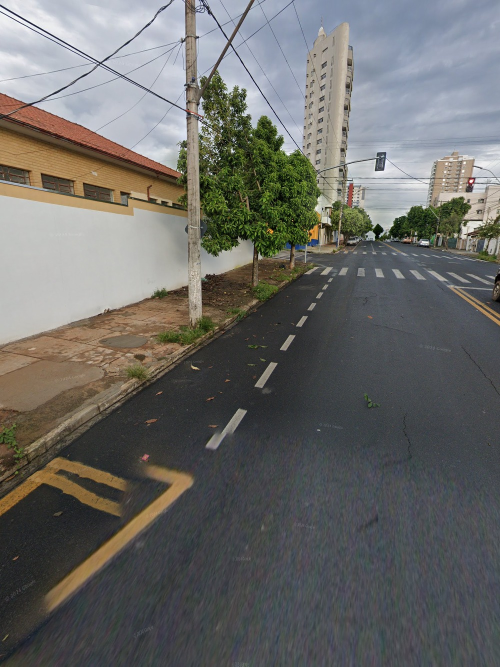
#> input picture TESTE.jpg, 1000 x 1333 px (shown at 1/2 size); its folder holds only this picture in this run
$ python -i link_cleanup.py   (imports and definitions only)
#> lines starting #> are read from the running program, lines starting #| are printed output that depends on the picture; after the words box and inside, x2 and y2 are one past the last pixel; in counts of white or black regions, pixels touching at a corner belong together
# -*- coding: utf-8 -*-
import numpy as np
import cv2
from PIL import Image
import glob

def text_mask(arr, sigma, lo, hi, min_w, max_w, min_h, max_h, close_w, close_h):
    gray = cv2.cvtColor(arr, cv2.COLOR_RGB2GRAY).astype(np.float32)
    blurred = cv2.GaussianBlur(gray, (0,0), sigmaX=sigma)
    diff = gray - blurred
    mask = ((diff > lo) & (diff < hi)).astype(np.uint8)*255
    mask = cv2.morphologyEx(mask, cv2.MORPH_CLOSE, cv2.getStructuringElement(cv2.MORPH_ELLIPSE, (close_w, close_h)))
    n, labels, stats, _ = cv2.connectedComponentsWithStats(mask, connectivity=8)
    out = np.zeros_like(mask)
    for i in range(1, n):
        x,y,cw,ch,area = stats[i]
        if min_w < cw < max_w and min_h < ch < max_h and cw > ch*1.3:
            out[labels==i] = 255
    return out

def remove_watermark_v3(arr, extra_boxes=None):
    h, w = arr.shape[:2]
    scale = w/1000.0
    m1 = text_mask(arr, 5,  1.5, 18, int(18*scale), int(200*scale), int(4*scale), int(30*scale), max(1,int(28*scale)), max(1,int(6*scale)))
    m2 = text_mask(arr, 10, 1.2, 26, int(25*scale), int(300*scale), int(5*scale), int(48*scale), max(1,int(45*scale)), max(1,int(9*scale)))
    combined = cv2.bitwise_or(m1, m2)
    if extra_boxes:
        for (bx0,by0,bx1,by1) in extra_boxes:
            combined[by0:by1, bx0:bx1] = 255
    combined = cv2.dilate(combined, cv2.getStructuringElement(cv2.MORPH_ELLIPSE, (max(1,int(5*scale)), max(1,int(5*scale)))))
    n_hits = int((combined>0).sum())
    bgr = cv2.cvtColor(arr, cv2.COLOR_RGB2BGR)
    inpainted = cv2.inpaint(bgr, combined, 4, cv2.INPAINT_TELEA)
    return cv2.cvtColor(inpainted, cv2.COLOR_BGR2RGB), n_hits, combined

# manual boxes only for the 2 known real leftover issues (L6 POI icons, L9 strong corner watermark)
MANUAL_BOXES = {
    "L6": [(455, 930, 520, 985), (860, 1000, 940, 1060)],  # 2 blue POI icons, approx
    "L9": [(620, 0, 1000, 90)],  # strong readable corner watermark
}

# [14 lines not run here, left out]

>>> import cv2
>>> picture = cv2.cvtColor(cv2.imread('../TESTE.jpg'), cv2.COLOR_BGR2RGB)
>>> result = remove_watermark_v3(picture)
#> in text_mask, `diff = gray - blurred`:
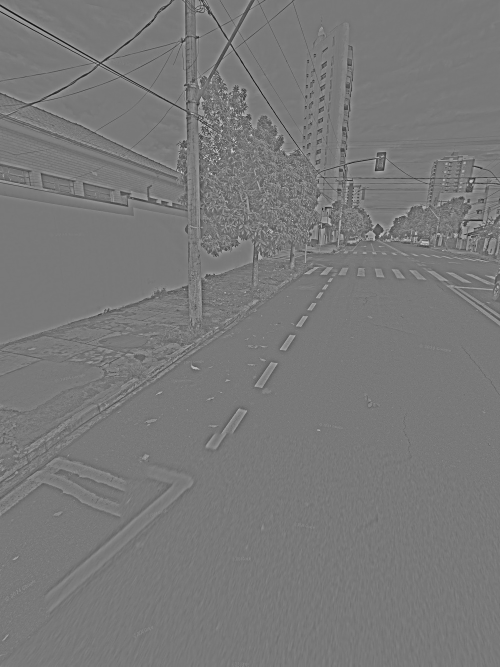
#> diff: shape (1333, 1000) float32 (shown at 1/2 size); min -176, max 195, mean 0; drawn with min black and max white
#> in text_mask, `mask = ((diff > lo) & (diff < hi)).astype(np.uint8)*255`:
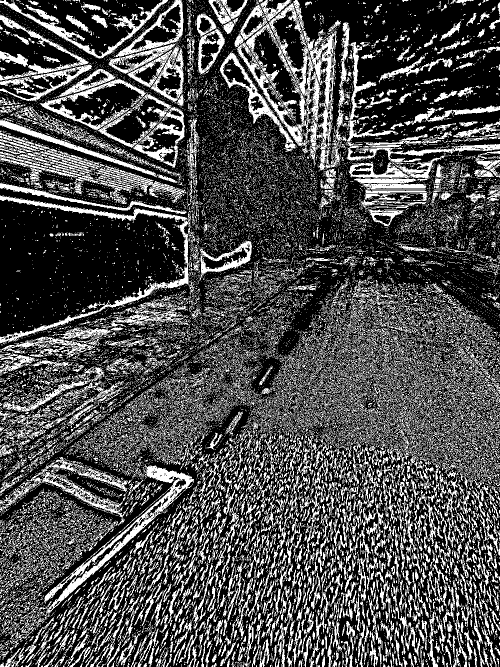
#> mask: shape (1333, 1000) (shown at 1/2 size); 30.3% white; 23757 white regions (21279 under 20 px), largest, box (x1, y1, x2, y2) and area: (474, 0, 674, 341) 16102, (88, 929, 388, 1234) 8261, (0, 391, 382, 689) 7420
#> in text_mask, `mask = cv2.morphologyEx(mask, cv2.MORPH_CLOSE, cv2.getStructuringEleme..`: mask: shape (1333, 1000); 87.4% white; 125 black regions, largest, box (x1, y1, x2, y2) and area: (0, 402, 369, 673) 60965, (596, 0, 1000, 95) 20451, (739, 102, 1000, 195) 9917
#> in text_mask, `n, labels, stats, _ = cv2.connectedComponentsWithStats(mask, connectiv..`:
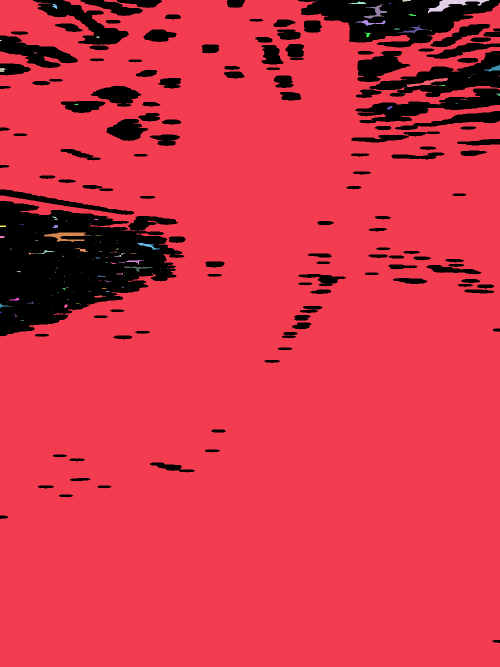
#> labels: shape (1333, 1000) int32 (shown at 1/2 size); 127 distinct labels, from 0 to 126; one colour per label, 0 black
#> in text_mask, `n, labels, stats, _ = cv2.connectedComponentsWithStats(mask, connectiv..`: n = 127; stats = 127 rows, first 6: [0, 0, 1000, 1286, 167336], [0, 0, 1000, 1333, 1160230], [635, 0, 1, 1, 1], [805, 0, 17, 4, 43], [856, 0, 122, 27, 1006], [697, 3, 35, 5, 96]
#> the loop in text_mask, `for i in range(1, n):` made 126 passes
#> (x, y, cw, ch, area) on passes 1, 3, 4, 5, 8, 9, 12, 13, 14, 15, 17, 21: (0, 0, 1000, 1333, 1160230), (805, 0, 17, 4, 43), (856, 0, 122, 27, 1006), (697, 3, 35, 5, 96), (104, 8, 11, 10, 57), (728, 9, 46, 28, 400), (817, 27, 15, 5, 37), (711, 40, 60, 11, 219), (795, 50, 61, 17, 238), (788, 57, 11, 2, 20), (729, 65, 13, 10, 55), (968, 129, 32, 15, 191)
#> after the loop in text_mask, `for i in range(1, n):`:
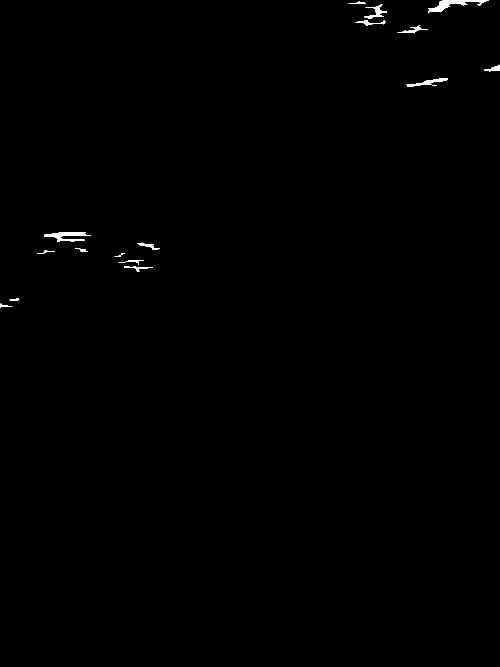
#> out: shape (1333, 1000) (shown at 1/2 size); 0.32% white; 16 white regions, largest, box (x1, y1, x2, y2) and area: (856, 0, 978, 27) 1006, (88, 465, 182, 484) 794, (813, 156, 896, 174) 473
#> call 2 of text_mask, with sigma = 10, lo = 1.2, hi = 26, min_w = 25, max_w = 300, min_h = 5, max_h = 48, close_w = 45
#> in text_mask (call 2), `mask = ((diff > lo) & (diff < hi)).astype(np.uint8)*255`: mask: shape (1333, 1000); 36.5% white; 18305 white regions (16604 under 20 px), largest, box (x1, y1, x2, y2) and area: (467, 9, 1000, 356) 43915, (86, 155, 370, 330) 13862, (20, 913, 388, 1296) 12304
#> in text_mask (call 2), `mask = cv2.morphologyEx(mask, cv2.MORPH_CLOSE, cv2.getStructuringEleme..`:
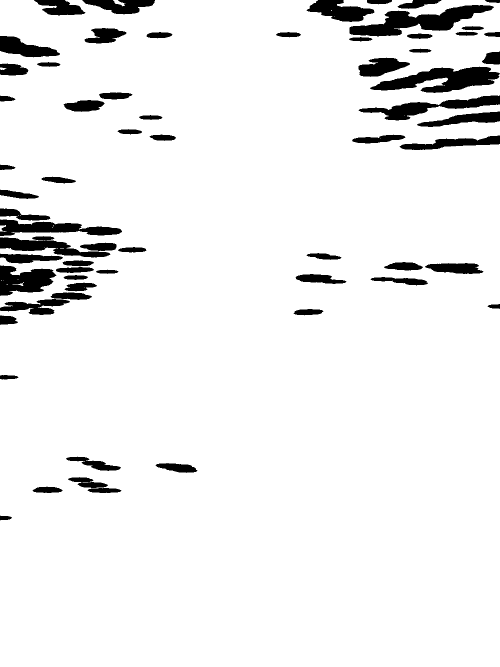
#> mask: shape (1333, 1000) (shown at 1/2 size); 93.5% white; 64 black regions, largest, box (x1, y1, x2, y2) and area: (699, 10, 988, 73) 7726, (740, 133, 1000, 186) 7255, (717, 191, 1000, 241) 4807
#> in text_mask (call 2), `n, labels, stats, _ = cv2.connectedComponentsWithStats(mask, connectiv..`:
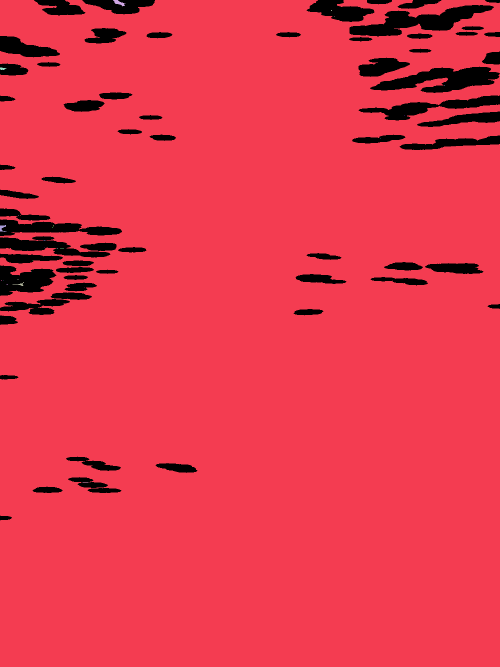
#> labels: shape (1333, 1000) int32 (shown at 1/2 size); 26 distinct labels, from 0 to 25; one colour per label, 0 black
#> in text_mask (call 2), `n, labels, stats, _ = cv2.connectedComponentsWithStats(mask, connectiv..`: n = 26; stats = 26 rows, first 6: [0, 0, 1000, 1041, 86534], [0, 0, 1000, 1333, 1246091], [226, 0, 25, 13, 141], [662, 20, 2, 2, 3], [668, 32, 1, 1, 1], [0, 135, 13, 5, 44]
#> the loop in text_mask (call 2), `for i in range(1, n):` made 25 passes
#> (x, y, cw, ch, area) on passes 1, 2, 5, 10, 22: (0, 0, 1000, 1333, 1246091), (226, 0, 25, 13, 141), (0, 135, 13, 5, 44), (0, 450, 13, 14, 89), (25, 564, 23, 8, 48)
#> after the loop in text_mask (call 2), `for i in range(1, n):`: out: shape (1333, 1000); every value is 0
#> in remove_watermark_v3, `combined = cv2.dilate(combined, cv2.getStructuringElement(cv2.MORPH_EL..`:
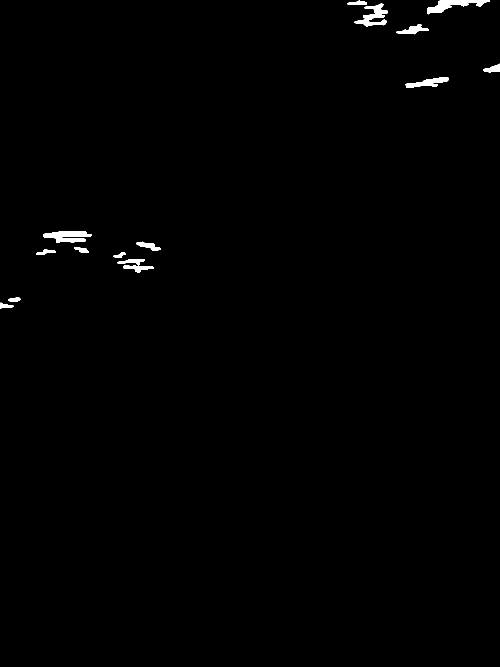
#> combined: shape (1333, 1000) (shown at 1/2 size); 0.62% white; 15 white regions, largest, box (x1, y1, x2, y2) and area: (854, 0, 980, 29) 1446, (86, 463, 184, 486) 1420, (709, 7, 776, 53) 1288
#> in remove_watermark_v3, `n_hits = int((combined>0).sum())`: n_hits = 8330
#> in remove_watermark_v3, bgr is the input picture: shape (1333, 1000, 3); mean B, G, R 103.5, 106.3, 106.5
